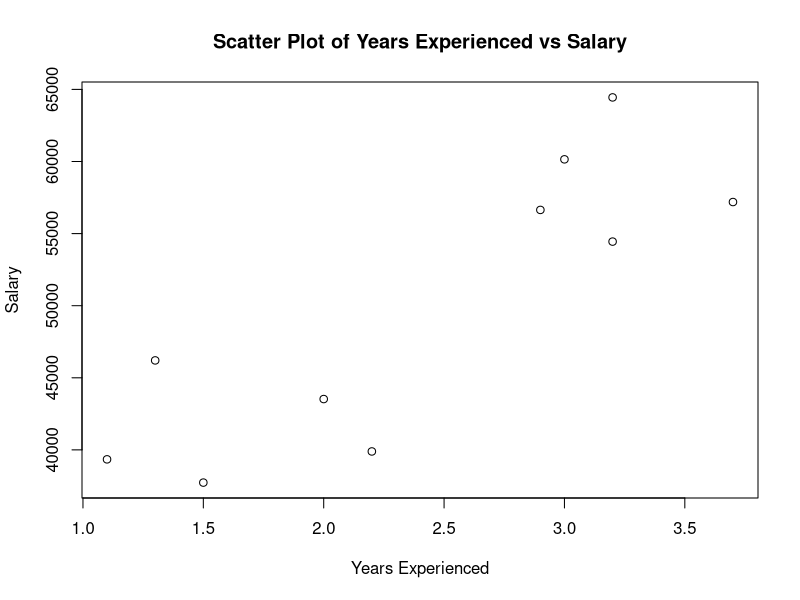
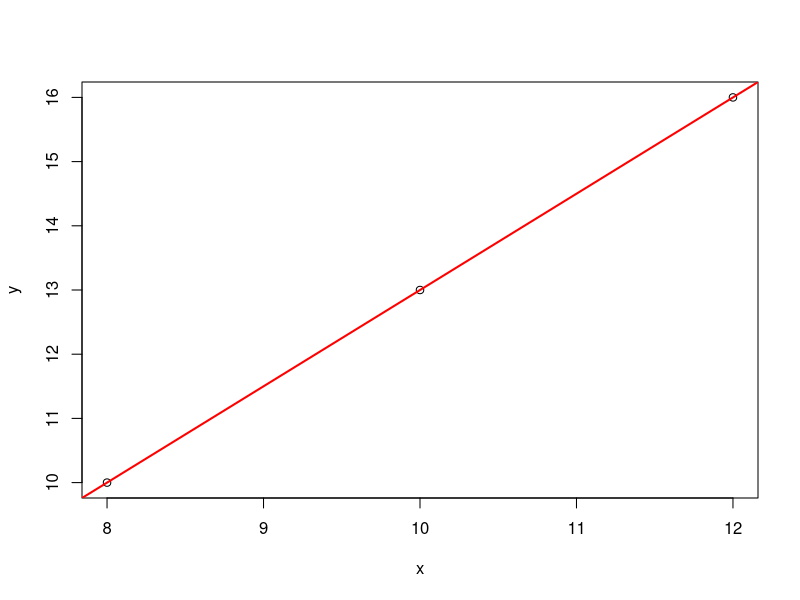
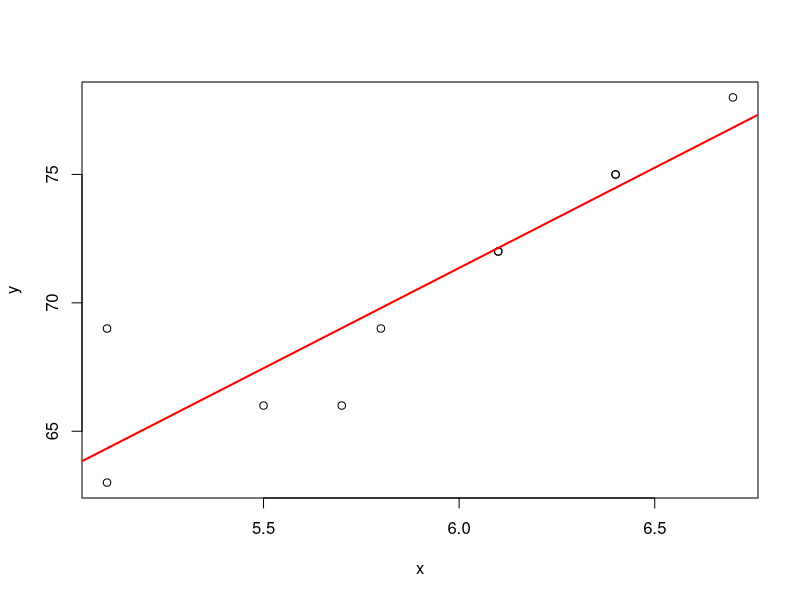

R code for these plots, in order:
#1. Storing the data into a data frame
data <- data.frame(
  Years_Exp = c(1.1, 1.3, 1.5, 2.0, 2.2, 2.9, 3.0, 3.2, 3.2, 3.7),
  Salary = c(39343.00, 46205.00, 37731.00, 43525.00,
             39891.00, 56642.00, 60150.00, 54445.00, 64445.00, 57189.00)
)

plot(data$Years_Exp, data$Salary,
     xlab = "Years Experienced",
     ylab = "Salary",
     main = "Scatter Plot of Years Experienced vs Salary")

relation <- lm(data$Years_Exp~data$Salary)

abline(relation, col = 'red', lwd = 2)

summary(relation)

a <- data.frame(x=2.3)

sal <- predict(relation, a)

sal

###

x<- c(8,10,12)
y<- c(10,13,16)
plot(x,y)
relation<-lm(y~x) 
abline(relation,col="red",lwd=2)
summary(relation)
a<-data.frame(x=20)
weight<-predict(relation,a)
print(weight)


###

# Define the height (x) and weight (y) data
x <- c(5.1, 5.5, 5.8, 6.1, 6.4, 6.7, 6.4, 6.1, 5.10, 5.7)
y <- c(63, 66, 69, 72, 75, 78, 75, 72, 69, 66)

# Plot the data
plot(x, y)

# Fit a linear model
relation <- lm(y ~ x)

# Add a regression line to the plot
abline(relation, col = "red", lwd = 2)

# Show a summary of the regression model
summary(relation)

# Find the weight of a person with a given height (e.g., 6.3)
a <- data.frame(x = 6.3)
result <- predict(relation, a)

# Print the predicted result
print(result)